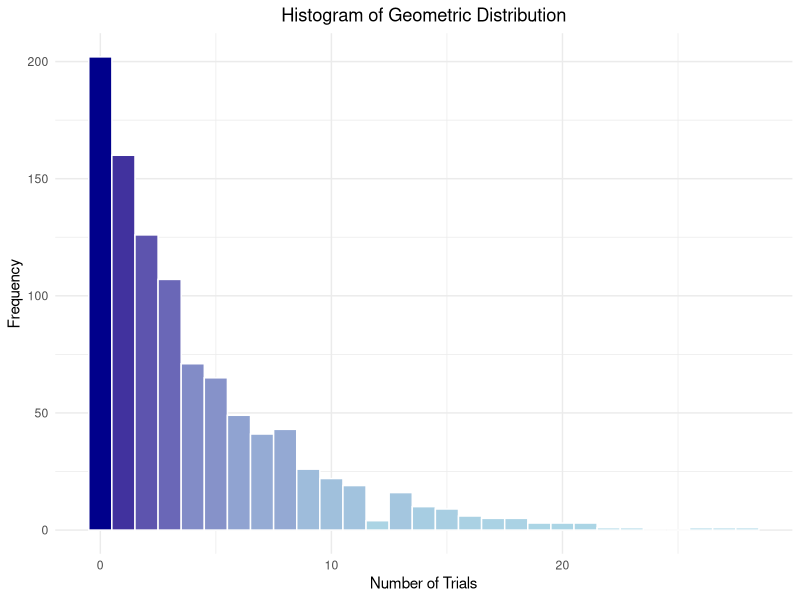

Recreate this plot in R.
## ---- chunk 1
p <- 0.2
## ---- chunk 2
random_count <- 1000
random_var <- rgeom(random_count, p)
random_var
## ---- chunk 3
mean_var <- mean(random_var)

var_var <- var(random_var)

sd_var <- sd(random_var)
## ---- chunk 4
results <- list(paste('Number of trials required to achieve first success: ', random_var[1]),
paste('Mean (in 2 decimal places): ', mean_var),
paste('Variance (in 2 decimal places): ', var_var), paste('Sandard deviation ( in 2 decimal places): ', sd_var))
for(i in results){print(i)}
## ---- chunk 5
library(ggplot2)

df <- data.frame(Trials = random_var)
ggplot(df, aes(x = Trials, fill = after_stat(count))) +
  geom_histogram(color = "white", binwidth = 1, show.legend = FALSE) + 
  scale_fill_gradient(low = "lightblue", high = "darkblue") +
  labs(title = "Histogram of Geometric Distribution",
       x = "Number of Trials",
       y = "Frequency") +
  theme_minimal() +
  theme(plot.title = element_text(hjust = 0.5))
## ---- chunk 6
total <- 40
sample_size <- 10
defective_actual <- total * 0.10
not_defective <- total - defective_actual

probability_0_defective <- phyper(0, defective_actual, not_defective, sample_size)

probability_at_least_1_defective <- 1 - probability_0_defective

probability_at_least_1_defective

## ---- chunk 7
total <- 5000
sample_size <- 10
defective_rate <- 0.10

defective_actual <- total * 0.10
not_defective <- total - defective_actual

probability_0_defective <- phyper(0, defective_actual, not_defective, sample_size)

probability_at_least_1_defective <- 1 - probability_0_defective

probability_at_least_1_defective

